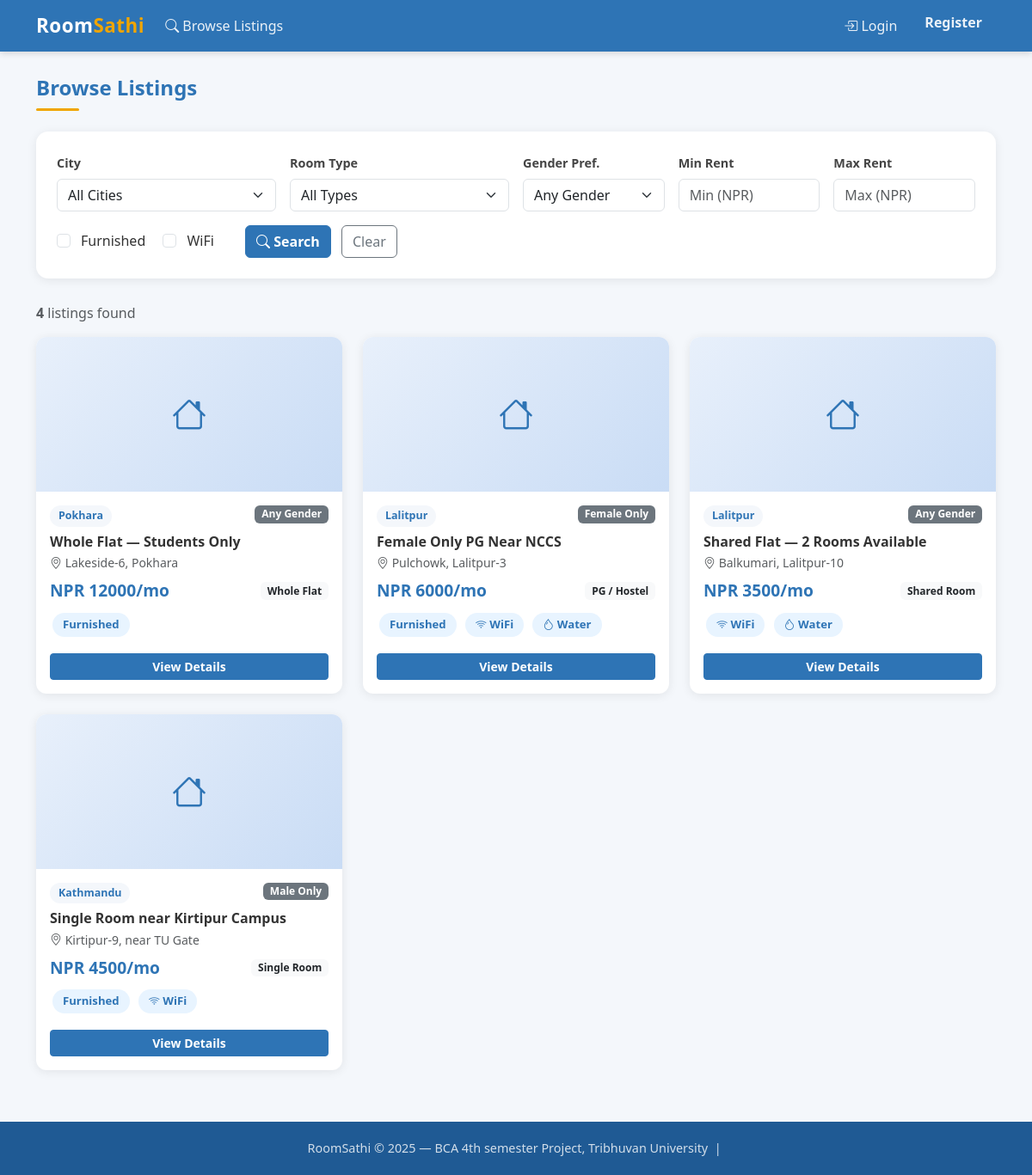
/listings/, run on the app's committed database.
### listings/models.py (models this page shows, shortened)
class Listing(models.Model):
    owner          = models.ForeignKey(User, on_delete=models.CASCADE, related_name='listings')
    title          = models.CharField(max_length=150)
    description    = models.TextField(max_length=600)
    city           = models.CharField(max_length=50, choices=CITY_CHOICES)
    address        = models.CharField(max_length=250)
    rent           = models.PositiveIntegerField(help_text='Monthly rent in NPR')
    room_type      = models.CharField(max_length=10, choices=ROOM_TYPES)
    gender_pref    = models.CharField(max_length=1, choices=GENDER_PREF, default='A')
    available_from = models.DateField()
    furnished      = models.BooleanField(default=False)
    wifi           = models.BooleanField(default=False)
    water_included = models.BooleanField(default=False)
    latitude       = models.DecimalField(max_digits=9, decimal_places=6, blank=True, null=True, help_text='e.g. 27.7172')
    longitude      = models.DecimalField(max_digits=9, decimal_places=6, blank=True, null=True, help_text='e.g. 85.3240')
    photo          = models.ImageField(upload_to='listing_photos/', blank=True, null=True)
    is_active      = models.BooleanField(default=True)
    created_at     = models.DateTimeField(auto_now_add=True)
    class Meta:
        ordering = ['-created_at']

### listings/views.py (the view, shortened to what this page needs)
# urls.py: path('listings/',               views.listing_list,      name='listing_list'),
def listing_list(request):
    form     = SearchForm(request.GET or None)
    listings = Listing.objects.filter(is_active=True)
    return render(request, 'listings/listing_list.html', {'listings': listings, 'form': form})

### listings/forms.py
class SearchForm(forms.Form):
    CITY   = [('','All Cities')]+[('Kathmandu','Kathmandu'),('Lalitpur','Lalitpur'),('Bhaktapur','Bhaktapur'),('Pokhara','Pokhara'),('Butwal','Butwal'),('Chitwan','Chitwan'),('Biratnagar','Biratnagar'),('Other','Other')]
    GENDER = [('','Any Gender'),('M','Male Only'),('F','Female Only')]
    RTYPE  = [('','All Types'),('single','Single Room'),('shared','Shared Room'),('flat','Whole Flat'),('pg','PG / Hostel')]
    city      = forms.ChoiceField(choices=CITY,   required=False)
    room_type = forms.ChoiceField(choices=RTYPE,  required=False)
    gender    = forms.ChoiceField(choices=GENDER, required=False)
    rent_min  = forms.IntegerField(required=False, min_value=0, widget=forms.NumberInput(attrs={'placeholder':'Min (NPR)'}))
    rent_max  = forms.IntegerField(required=False, min_value=0, widget=forms.NumberInput(attrs={'placeholder':'Max (NPR)'}))
    furnished = forms.BooleanField(required=False)
    wifi      = forms.BooleanField(required=False)

### templates/listings/listing_list.html (shortened to what this page needs)
{% extends 'base.html' %}
{% block content %}
<div class="container my-4">
  <div class="section-title">Browse Listings</div>
  <div class="section-divider"></div>
  <div class="search-box">
    <form method="get">
      <div class="row g-3">
        <div class="col-sm-6 col-md-3">
          <label class="form-label">City</label>
          {{ form.city }}
        </div>
        <div class="col-sm-6 col-md-3">
          <label class="form-label">Room Type</label>
          {{ form.room_type }}
        </div>
        <div class="col-sm-6 col-md-2">
          <label class="form-label">Gender Pref.</label>
          {{ form.gender }}
        </div>
        <div class="col-sm-3 col-md-2">
          <label class="form-label">Min Rent</label>
          {{ form.rent_min }}
        </div>
        <div class="col-sm-3 col-md-2">
          <label class="form-label">Max Rent</label>
          {{ form.rent_max }}
        </div>
        <div class="col-12">
          <div class="form-check form-check-inline">
            {{ form.furnished }} <label class="form-check-label ms-1">Furnished</label>
          </div>
          <div class="form-check form-check-inline">
            {{ form.wifi }} <label class="form-check-label ms-1">WiFi</label>
          </div>
          <button type="submit" class="btn btn-primary ms-3"><i class="bi bi-search"></i> Search</button>
          <a href="{% url 'listing_list' %}" class="btn btn-outline-secondary ms-2">Clear</a>
        </div>
      </div>
    </form>
  </div>
  <p class="text-muted mb-3"><strong>{{ listings.count }}</strong> listing{{ listings.count|pluralize }} found</p>
  {% if listings %}
  <div class="row g-4">
    {% for listing in listings %}
    <div class="col-sm-6 col-lg-4">
      <div class="listing-card">
        {% if listing.photo %}
          <img src="{{ listing.photo.url }}" alt="{{ listing.title }}">
        {% else %}
          <div class="no-photo"><i class="bi bi-house"></i></div>
        {% endif %}
        <div class="card-body">
          <div class="d-flex justify-content-between align-items-start mb-1">
            <span class="badge-city">{{ listing.city }}</span>
            <span class="badge bg-secondary">{{ listing.get_gender_pref_display }}</span>
          </div>
          <h6 class="fw-bold mt-2 mb-1">{{ listing.title }}</h6>
          <p class="text-muted small mb-2"><i class="bi bi-geo-alt"></i> {{ listing.address|truncatechars:55 }}</p>
          <div class="d-flex justify-content-between align-items-center mb-2">
            <span class="price">NPR {{ listing.rent|floatformat:0 }}/mo</span>
            <span class="badge bg-light text-dark">{{ listing.get_room_type_display }}</span>
          </div>
          <div class="mb-3">
            {% if listing.furnished %}<span class="amenity-badge"> Furnished</span>{% endif %}
            {% if listing.wifi %}<span class="amenity-badge"><i class="bi bi-wifi"></i> WiFi</span>{% endif %}
            {% if listing.water_included %}<span class="amenity-badge"><i class="bi bi-droplet"></i> Water</span>{% endif %}
          </div>
          <a href="{% url 'listing_detail' listing.pk %}" class="btn btn-primary btn-sm w-100">View Details</a>
        </div>
      </div>
    </div>
    {% endfor %}
  </div>
  {% else %}
  <div class="text-center py-5 text-muted">
    <i class="bi bi-search" style="font-size:3rem"></i>
    <p class="mt-2">No listings match your search. Try changing the filters.</p>
    <a href="{% url 'listing_list' %}" class="btn btn-outline-primary">Clear Filters</a>
  </div>
  {% endif %}
</div>
{% endblock %}

### static/css/style.css (style rules this page uses)
:root { --primary: #2E74B5; --primary-dark: #1F5A94; --accent: #F0A500; --light-bg: #F4F7FB; --card-shadow: 0 2px 12px rgba(0, 0, 0, 0.08); }
body { background: var(--light-bg); font-family: 'Segoe UI', sans-serif; color: #333; }
.listing-card { background: #fff; border-radius: 12px; box-shadow: var(--card-shadow); overflow: hidden; transition: transform 0.2s, box-shadow 0.2s; height: 100%; }
.listing-card .no-photo { width: 100%; height: 180px; background: linear-gradient(135deg, #e8f0fb, #c9dcf5); display: flex; align-items: center; justify-content: center; color: var(--primary); font-size: 2.5rem; }
.listing-card .card-body { padding: 16px; }
.listing-card .price { font-size: 1.2rem; font-weight: 700; color: var(--primary); }
.listing-card .badge-city { background: var(--light-bg); color: var(--primary); font-size: 0.78rem; padding: 3px 10px; border-radius: 20px; font-weight: 600; }
.search-box { background: #fff; border-radius: 14px; padding: 24px; box-shadow: var(--card-shadow); margin-bottom: 28px; }
.amenity-badge { background: #e8f4ff; color: var(--primary); border-radius: 20px; padding: 4px 12px; font-size: 0.82rem; font-weight: 600; display: inline-block; margin: 3px; }
.form-label { font-weight: 600; color: #444; font-size: 0.9rem; }
.btn-primary { background: var(--primary); border-color: var(--primary); font-weight: 600; }
.section-title { font-size: 1.5rem; font-weight: 700; color: var(--primary); margin-bottom: 6px; }
.section-divider { height: 3px; width: 50px; background: var(--accent); border-radius: 2px; margin-bottom: 24px; }

### data on the page
Listing: city "Pokhara", gender_pref "Any Gender", title "Whole Flat — Students Only", address "Lakeside-6, Pokhara", rent "12000", room_type "Whole Flat", furnished "Furnished"
Listing: city "Lalitpur", gender_pref "Female Only", title "Female Only PG Near NCCS", address "Pulchowk, Lalitpur-3", rent "6000", room_type "PG / Hostel", furnished "Furnished", wifi True (drawn), water_included True (drawn)
Listing: city "Lalitpur", gender_pref "Any Gender", title "Shared Flat — 2 Rooms Available", address "Balkumari, Lalitpur-10", rent "3500", room_type "Shared Room", wifi True (drawn), water_included True (drawn)
Listing: city "Kathmandu", gender_pref "Male Only", title "Single Room near Kirtipur Campus", address "Kirtipur-9, near TU Gate", rent "4500", room_type "Single Room", furnished "Furnished", wifi True (drawn)

### other printed values
{{ listings.count }} "4"
